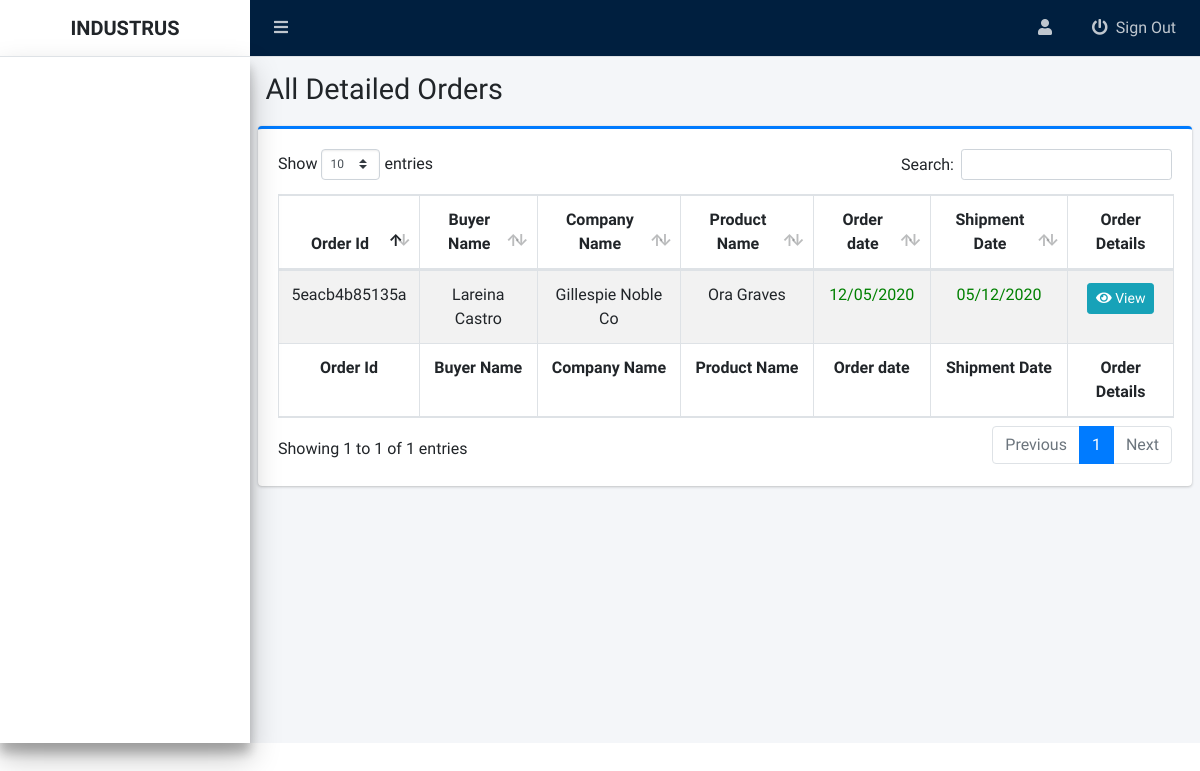
The page /admin/detailed-orders.php on the database its author committed.
### tables this page shows
CREATE TABLE `order_details` (
  `orderId` varchar(50) NOT NULL,
  `user_id` int(11) NOT NULL,
  `buyerName` varchar(200) NOT NULL,
  `companyName` varchar(200) NOT NULL,
  `productName` varchar(100) NOT NULL,
  `productPrice` varchar(100) NOT NULL,
  `composition` varchar(100) NOT NULL,
  `fabricsWeight` varchar(100) NOT NULL,
  `samplePcs` varchar(10) NOT NULL,
  `fabricConstruction` varchar(100) NOT NULL,
  `febricDescription` varchar(100) NOT NULL,
  `productSketch` varchar(200) NOT NULL,
  `yarnDescription` varchar(150) NOT NULL,
  `frontMeasurementSketch` varchar(200) NOT NULL,
  `backMeasurementSketch` varchar(200) NOT NULL,
  `collarMeasurementSketch` varchar(200) NOT NULL,
  `frontSewingSkecth` varchar(200) NOT NULL,
  `frontPlacketSkecth` varchar(200) NOT NULL,
  `slideSlitSkecth` varchar(200) NOT NULL,
  `pcs_per_box` varchar(15) NOT NULL,
  `shipmentDate` varchar(100) NOT NULL,
  `detailOrderDate` varchar(100) DEFAULT NULL,
  `sampleOrderDate` varchar(100) NOT NULL,
  `status` int(11) NOT NULL DEFAULT 0 COMMENT '0=sampledefault,1=sample_accepted,2=sample_rejected,3=pendingDetails,4 = userImputted,5=task-allocated,6=Order-in-production'
);

### admin/detailed-orders.php (the view, shortened to what this page needs)
<?php
include 'includes/admin-header.php';
include 'includes/admin-navbar.php';
include 'includes/admin-sidebar.php';
$conn = connect();
$sql = "SELECT * FROM order_details WHERE status != 0 OR status != 1 OR status != 2 ";
$stmt = $conn->prepare($sql);
$stmt->execute();
$result = $stmt->get_result();
while ($data = $result->fetch_assoc()) {
    $row[] = $data;
}
?>
<section class="content-header">
    <div class="container-fluid">
        <div class="row">
            <div class="col-sm-6">
                <h1>All Detailed Orders </h1>
            </div>
        </div>
    </div>
</section>
<section class="content py-1">
    <div class="card card-primary card-outline">
        <div class="card-body">
            <table id="example2" class="table table-bordered table-hover table-striped text-center">
                <thead>
                    <tr class="">
                        <th>Order Id</th>
                        <th>Buyer Name</th>
                        <th>Company Name</th>
                        <th>Product Name</th>
                        <th>Order date</th>
                        <th>Shipment Date</th>
                        <th>Order Details</th>
                    </tr>
                </thead>
                <tbody>
                    <?php
                    if (isset($row)) {
                        foreach ($row as $value) { ?>
                            <tr>
                                <td><?= $value['orderId'] ?></td>
                                <td><?= $value['buyerName'] ?></td>
                                <td><?= $value['companyName'] ?></td>
                                <td><?= $value['productName'] ?></td>
                                <td style='color:green;'><?php if ($value['detailOrderDate'] !== '') {
                                                                echo $value['detailOrderDate'];
                                                            } else {
                                                                echo 'Not yet';
                                                            } ?></td>
                                <td style='color:green;'><?php if ($value['shipmentDate'] !== '') {
                                                                echo $value['shipmentDate'];
                                                            } else {
                                                                echo 'Not yet';
                                                            } ?></td>
                                <td style='color:green;'>
                                    <?php
                                    if (($value['status'] == 3)) {
                                        echo 'Pending';
                                    } else { ?>
                                        <a href="view-order-details?order-id=<?= $value['orderId'] ?>" class="btn btn-info btn-sm"><i class="fas fa-eye"></i> View</a>
                                    <?php } ?> </td>
                            </tr>
                    <?php }
                    } ?>
                </tbody>
                <tfoot>
                    <tr>
                        <th>Order Id</th>
                        <th>Buyer Name</th>
                        <th>Company Name</th>
                        <th>Product Name</th>
                        <th>Order date</th>
                        <th>Shipment Date</th>
                        <th>Order Details</th>
                    </tr>
                </tfoot>
            </table>
        </div>
    </div>
</section>
<?php include 'includes/admin-footer.php'; ?>
</body>
</html>

### rows shown on the page
order_details: orderId "5eacb4b85135a", buyerName "Lareina Castro", companyName "Gillespie Noble Co", productName "Ora Graves", detailOrderDate "12/05/2020", shipmentDate "05/12/2020"
